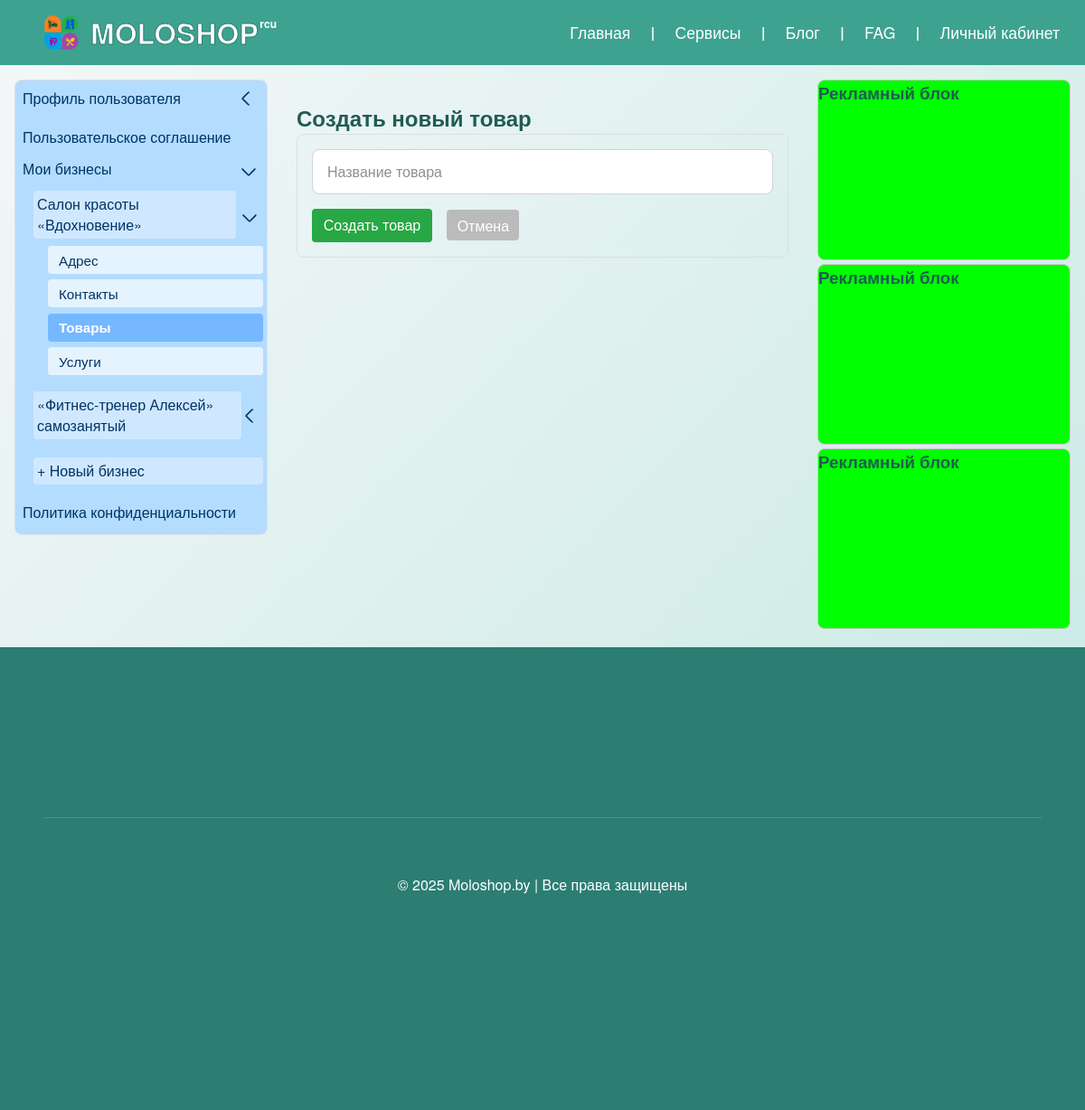
The app's page /business/salon-krasoty-vdokhnovenie/goods/create/ (signed in), older data.
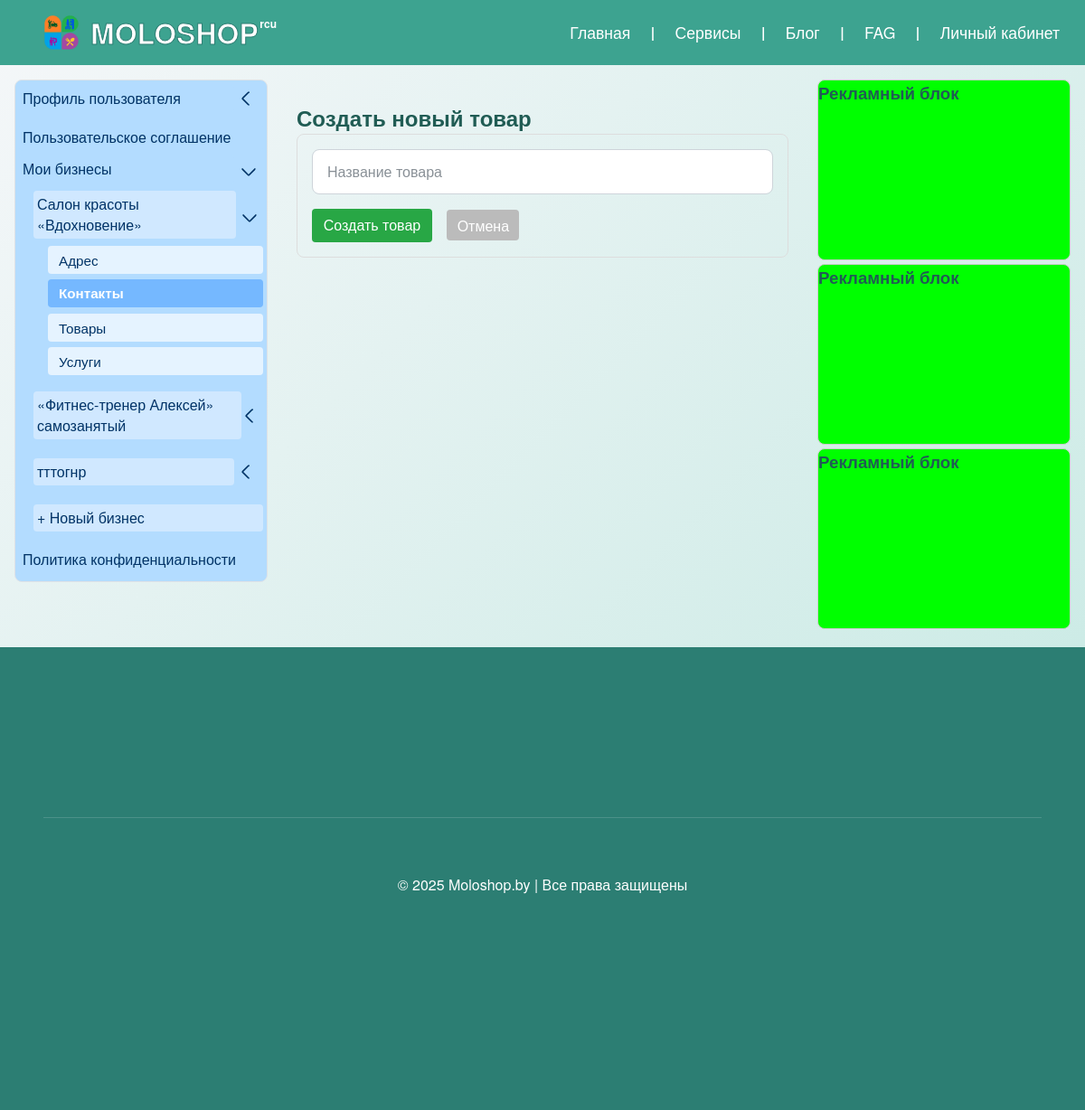
The same page, newer data.
### apps/users/models/menu.py (models this page shows, shortened)
class ProfileMenuCategory(UUIDModel, MPTTModel):
    user = models.ForeignKey(
        settings.AUTH_USER_MODEL,
        on_delete=models.CASCADE,
        related_name="profile_menu_categories",
        verbose_name="Пользователь",
        null=True,
        blank=True,
        help_text="Пользователь для персональных пунктов меню. Пусто — для общего меню."
    )
    name = models.CharField(max_length=100, verbose_name="Название пункта меню")
    url = models.CharField(max_length=200, blank=True, verbose_name="Имя URL-шаблона",
                           help_text="Имя URL-шаблона с namespace (например: 'landing:policy_detail')")
    url_params = models.JSONField(blank=True, null=True, verbose_name="Параметры для URL",
                                 help_text='Параметры для reverse(), например: {"slug":"politika-konfidentsialnosti"}')
    external_url = models.URLField(blank=True, null=True, verbose_name="Внешняя ссылка",
                                   help_text="Внешняя ссылка (например: https://t.me/moloshop)")
    parent = TreeForeignKey("self", on_delete=models.CASCADE, null=True, blank=True,
                           related_name="children", verbose_name="Родительский пункт меню")
    order = models.PositiveIntegerField(default=0, verbose_name="Порядок сортировки")
    is_active_link = models.BooleanField(default=True, verbose_name="Активная ссылка",
                                         help_text="Если выключена, пункт меню не активен")
    updated_at = models.DateTimeField(auto_now=True, verbose_name="Дата обновления")
    class MPTTMeta:
        order_insertion_by = ["order"]
    class Meta:
        app_label = "users"
        verbose_name = "Пункт меню"
        verbose_name_plural = "Меню личного кабинета"
        ordering = ["order"]
        unique_together = ("user", "name", "parent")
    def get_absolute_url(self):
        from django.urls import reverse
        if self.url:
            try:
                if self.url_params:
                    return reverse(self.url, kwargs=self.url_params)
                return reverse(self.url)
            except Exception:
                return "#"
        elif self.external_url:
            return self.external_url
        return "#"

### apps/business/models/business_products.py (models this page shows, shortened)
class BaseProduct(SlugNamespaceModel):
    business = models.ForeignKey(
        Business,
        on_delete=models.CASCADE,
        related_name="%(class)ss",
        verbose_name="Бизнес",
    )
    category = models.ForeignKey(
        Category,
        on_delete=models.SET_NULL,
        null=True,
        blank=True,
        related_name="%(class)ss",
        verbose_name="Категория",
    )
    media = GenericRelation(
        "business.Media",
        related_query_name="%(class)s_media"  # products_media / services_media
    )
    description = models.TextField(blank=True, verbose_name="Описание")
    price = models.DecimalField(default=0, max_digits=12, decimal_places=2, verbose_name="Цена за единицу")
    currency = models.CharField(
        max_length=3,
        choices=CurrencyChoice.choices,
        default=CurrencyChoice.BYN,
        blank=True,
        verbose_name="Валюта",
    )
    rating = models.FloatField(default=0, help_text="Средний рейтинг")
    total_likes = models.PositiveIntegerField(default=0, help_text="Всего лайков")
    total_dislikes = models.PositiveIntegerField(default=0, help_text="Всего дизлайков")
    is_active = models.BooleanField(default=True, verbose_name="Активен")
    is_featured = models.BooleanField(default=False, verbose_name="Рекомендуемый")
    created_at = models.DateTimeField(auto_now_add=True, verbose_name="Создан")
    updated_at = models.DateTimeField(auto_now=True, verbose_name="Обновлен")
    sku = models.CharField(
        max_length=64,
        blank=True,
        default="",
        verbose_name="Артикул",
    )
    class Meta:
        abstract = True
        ordering = ["title"]

class Goods(BaseProduct):
    stock = models.PositiveIntegerField(default=0, verbose_name="Остаток")
    delivery_info = models.CharField(
        default="Самовывоз",
        max_length=255,
        blank=True,
        null=True,
        help_text="Информация по доставке",
    )
    unit = models.CharField(
        max_length=10,
        choices=GoodsUnit.choices,
        default=GoodsUnit.PIECE,
        verbose_name="Единица"
    )
    image = models.ImageField("Обложка", upload_to="products/covers/", blank=True, null=True)
    gallery = GenericRelation(Media, related_query_name="product")
    class Meta:
        constraints = [
            models.UniqueConstraint(fields=["namespace", "slug"], name="uniq_goods_namespace_slug")
        ]
        verbose_name = "Товар"
        verbose_name_plural = "Товары"

### apps/business/views/business_options.py (the view)
# urls.py: path("<slug:business_slug>/goods/create/", goods_create, name="goods_create"),
@login_required
def goods_create(request, business_slug):
    business = get_object_or_404(Business, slug=business_slug, owner=request.user)
    if request.method == "POST":
        form = GoodsTitleForm(request.POST)
        if form.is_valid():
            goods = form.save(commit=False)
            goods.business = business
            goods.save()
            messages.success(request, f"Товар «{goods.title}» создана.")
            params = urlencode({"active_goods_id": goods.id})
            return redirect(f"{reverse('business:goods_list', kwargs={'business_slug': business.slug})}?{params}")
    else:
        form = GoodsTitleForm()
    return render(request, "business/products/goods_new.html", {"form": form, "business": business})

### apps/business/templates/business/products/goods_new.html (shortened to what this page needs)
{% extends "users/base_userpanel.html" %}
{% block users_content %}
<div class="container" style="margin-top:1.5rem; margin-bottom:2rem;">
  <h2>Создать новый товар</h2>
  <div style="border:1px solid #ddd; border-radius:8px; padding:1rem;">
    <form method="post" novalidate>
      {{ form.title }}
      <div style="margin-top:1rem;">
        <button type="submit" style="padding:0.4rem 0.8rem; border:none; background:#28a745; color:#fff; border-radius:4px;">
          Создать товар
        </button>
        <a href="{% url 'business:goods_list' business.slug %}" style="margin-left:0.75rem; background:#bbb; color:#fff; padding:0.35rem 0.7rem; border-radius:4px; text-decoration:none;">Отмена</a>
      </div>
    </form>
  </div>
</div>
{% endblock %}

### apps/users/templates/users/base_userpanel.html (shortened to what this page needs)
{% extends "core/base.html" %}
{% load static %}
{% load profile_menu %}
{% block extra_head %}
<link type="text/css" href="{% static 'users/css/users.css' %}" rel="stylesheet">
{% endblock %}
{% block content %}
<div class="row my-4">
  <nav class="col-3 col-md-12">
      {% render_user_menu %}
  </nav>
  <main class="col-6 col-md-12">{% block users_content %}{% endblock %}
  </main>
  <aside class="col-3 col-md-12">
    {% with ""|center:3 as repeat_range %}
          {% for _ in repeat_range %}
            <div style="width: 100%; height: 200px; margin-bottom: .25rem; background-color: #00FF00; border: 1px solid #ccc; border-radius: 0.5rem;">
              <h3>Рекламный блок</h3>
            </div>
          {% endfor %}
        {% endwith %}
  </aside>
</div>
{% endblock %}

### apps/core/templates/core/base.html (shortened to what this page needs)
{% load static %}
{% load core_tags %}
{% load footer_menu %}
{% load fast_nav %}
<!DOCTYPE html>
<html lang="ru">
<head>
  <link type="text/css" href="{% static 'core/css/global_core.css' %}" rel="stylesheet" />
  {% block extra_head %}{% endblock %}
</head>
<body>
    <header class="main-header">
    <nav class="navbar" role="navigation" aria-label="Главное меню">
      {% core_tags_main_menu %}
    </nav>
    </header>
    <main class="container">
      {% block content %}{% endblock %}
    </main>
    <footer class="site-footer">
      {% render_footer_menu %}
    </footer>
</body>
</html>

### apps/core/templates/core/includes/main_menu.html (shortened to what this page needs)
{% load static %}
<div class="navbar">
  <div class="row align-items-center">
    <div class="navbar-brand col-3 col-md-12">
      <a href="{% url 'main:includes' %}" class="brand-link">
        <img src="{% static 'core/img/logo.png' %}" alt="MOLOSHOP Logo" class="brand-logo">
        <span class="brand-name">MOLOSHOP<sup>rcu</sup></span>
      </a>
    </div>
    <div id="navbar-menu" class="navbar-menu col-9 col-md-12">
      <ul class="menu-list" role="menubar" aria-label="Главное меню">
        {% for item in menu_items %}
          <li class="menu-item{% if item.children %} has-dropdown{% endif %}" role="none">
            <div class="menu-link-wrap">
              <a href="{% url item.url_name %}" class="menu-link" role="menuitem">{{ item.title }}</a>
            </div>
          </li>
          {% if not forloop.last %}
            <li class="divider-item d-none-md-down" aria-hidden="true" role="presentation">|</li>
          {% endif %}
        {% endfor %}
      </ul>
    </div>
  </div>
</div>

### apps/users/templates/users/components/user_menu.html (shortened to what this page needs)
<div class="user-menu-wrapper mb-4 border rounded">
  <nav class="user-menu">
    {% for section in menu_sections %}
      <div class="menu-section">
        {% if section.children.exists %}
          <div class="menu-header-wrap">
            <a href="{{ section.get_absolute_url }}"
               class="menu-header{% if current_path == section.get_absolute_url %} active{% endif %}">
              {{ section.name }}
            </a>
            <label for="toggle-section-{{ section.pk }}" class="chevron-toggle" aria-label="Развернуть меню">
              <span class="chevron-icon"></span>
            </label>
          </div>
          <div class="submenu-wrapper">
            <div class="submenu">
              {% for group in section.children.all %}
                <div class="submenu-group">
                  {% if group.children.exists %}
                    <div class="submenu-header-wrap">
                      <a href="{{ group.get_absolute_url }}"
                         class="submenu-header{% if current_path == group.get_absolute_url %} active{% endif %}">
                        {{ group.name }}
                      </a>
                      <label for="toggle-group-{{ group.pk }}" class="chevron-toggle" aria-label="Развернуть подменю">
                        <span class="chevron-icon"></span>
                      </label>
                    </div>
                    <div class="submenu-list-wrapper">
                      <ul class="submenu-list">
                        {% for item in group.children.all %}
                          <li>
                            <a href="{{ item.get_absolute_url }}"
                               {% if current_path == item.get_absolute_url %}class="active"{% endif %}>
                              {{ item.name }}
                            </a>
                          </li>
                        {% endfor %}
                      </ul>
                    </div>
                  {% else %}
                    <div class="submenu-header-wrap">
                      <a href="{{ group.get_absolute_url }}"
                         class="submenu-header{% if current_path == group.get_absolute_url %} active{% endif %}">
                        {{ group.name }}
                      </a>
                    </div>
                  {% endif %}
                </div>
              {% endfor %}
            </div>
          </div>
        {% else %}
          <div class="menu-header-wrap">
            <a href="{{ section.get_absolute_url }}"
               class="menu-header{% if current_path == section.get_absolute_url %} active{% endif %}">
              {{ section.name }}
            </a>
          </div>
        {% endif %}
      </div>
    {% endfor %}
  </nav>
</div>

### apps/core/templates/core/includes/fast_scroll_nav.html (shortened to what this page needs)
{% load static %}

### apps/core/templates/core/includes/footer_menu.html (shortened to what this page needs)
{% load string_filters %}
<div class="footer-menu">
  <div class="row align-items-start">
    {% for parent in parents|slice:":3" %}
      <div class="col-{{ parent.get_col_desktop }} col-md-{{ parent.get_col_md }}">
      </div>
    {% endfor %}
  </div>
<div class="footer-extra mt-4">
  <br>&copy; 2025 Moloshop.by | Все права защищены
</div>
</div>

Row changes from the older to the newer data that the page shows:
changed ProfileMenuCategory "Контакты": url "business:business_contacts_edit" → "business:goods_create" (drawn)
changed ProfileMenuCategory "Товары": url "business:goods_create" → "business:goods_list" (drawn)
added ProfileMenuCategory: name "тттогнр", shown under "Мои бизнесы"
